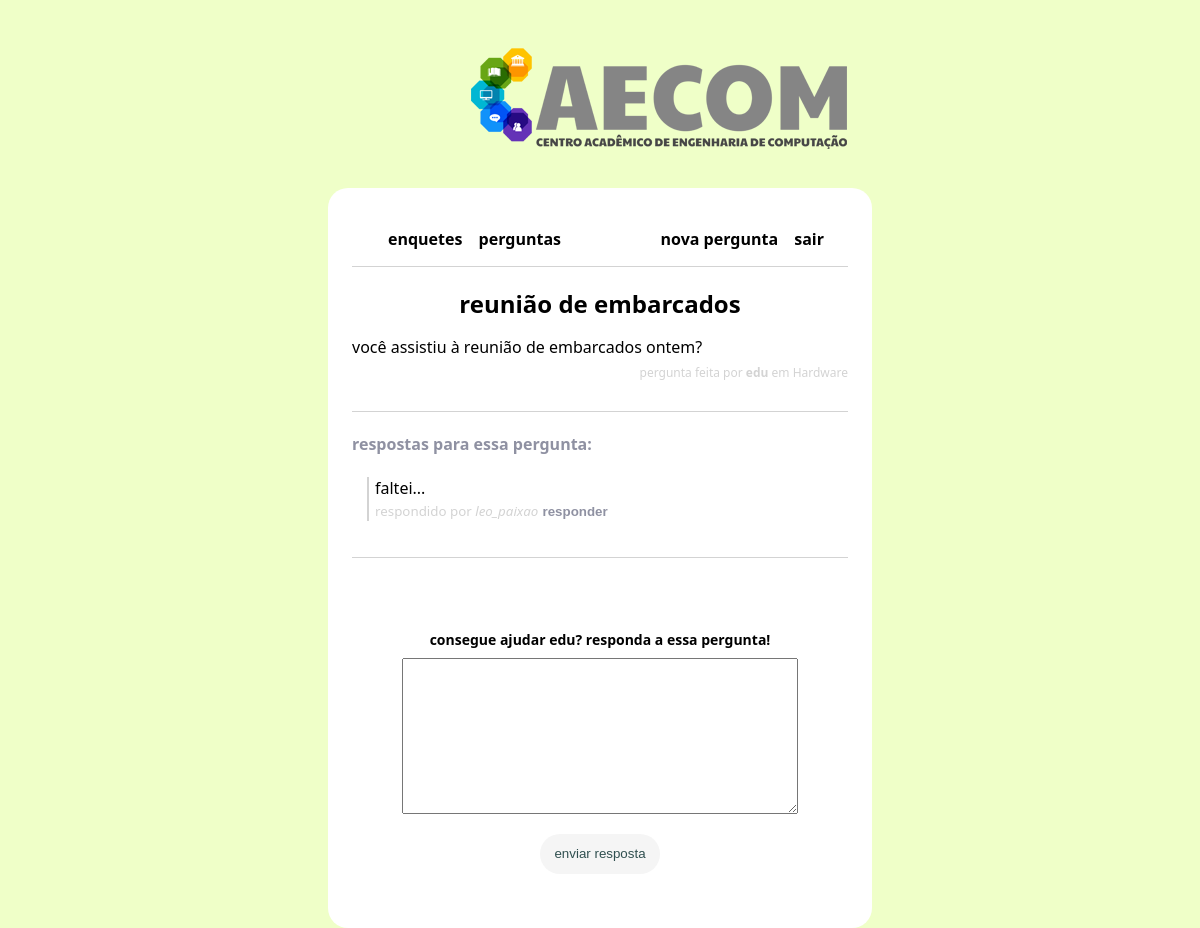
/questao/12 (signed in), run on the app's committed database.
### main/models.py (models this page shows, shortened)
class Questao(models.Model):
    area_choices = [
        ["Matemática", "Matemática"],
        ["Hardware", "Hardware"],
        ["Software", "Software"],
        ["Inteligência Artificial", "Inteligência Artificial"],
        ["Lógica", "Lógica"],
        ["Programação", "Programação"],
        ["Física", "Física"],
        ["Química", "Química"],
        ["Ciclo Básico", "Ciclo Básico"]
    ]
    author = models.ForeignKey(User, null=False, on_delete=models.CASCADE)
    title = models.CharField(max_length=200, null=False)
    body = models.TextField(null=False)
    area = models.CharField(max_length=200, choices=area_choices, null=False, default='Ciclo Básico')
    created_at = models.DateTimeField(auto_now_add=True)
    updated_at = models.DateTimeField(auto_now=True)
    def get_responses(self):
        return self.responses.filter(parent=None)

class Resposta(models.Model):
    user = models.ForeignKey(User, null=False, on_delete=models.CASCADE)
    question = models.ForeignKey(Questao, null=False, on_delete=models.CASCADE, related_name='responses')
    parent = models.ForeignKey('self', null=True, blank=True, on_delete=models.CASCADE)
    body = models.TextField(null=False)
    created_at = models.DateTimeField(auto_now_add=True)
    updated_at = models.DateTimeField(auto_now=True)
    def get_responses(self):
        return Resposta.objects.filter(parent=self)

### main/views.py (the view, shortened to what this page needs)
# urls.py: path('questao/<int:id>', views.questionPage, name='question'),
@login_required(login_url='login')
def questionPage(request, id):
    response_form = NewResponseForm()
    reply_form = NewReplyForm()
    question = Questao.objects.get(id=id)
    context = {
        'question': question,
        'response_form': response_form,
        'reply_form':  reply_form,
    }
    return render(request, 'question.html', context)

### main/forms.py
class NewResponseForm(forms.ModelForm):
    class Meta:
        model = Resposta
        fields = ['body']

class NewReplyForm(forms.ModelForm):
    class Meta:
        model = Resposta
        fields = ['body']
        widgets = {
            'body': forms.Textarea(attrs={
                'rows': 2,
                'placeholder': 'no que você está pensando?'
            })
        }

### main/templates/question.html (shortened to what this page needs)
{% extends 'layouts/page.html' %}
{% block content %}
<div class="page question-page">
<h2 class="question-title">{{question.title}}</h2>
<p class="question-body">{{question.body}}</p>
<small class="question-author">pergunta feita por <b>{{question.author.username}}</b> em {{question.area}}</small>
<div class="responses-container">
    <h4 class="responses-container-heading">respostas para essa pergunta:</h4>
    {% if not question.responses.all %}
        <p class="no-responses-text">ainda não há respostas para essa pergunta</p>
    {% else %}
        {% for response in question.get_responses %}
            {% include 'components/response.html' with response=response%}
        {% endfor %}
    {% endif %}
</div>
{% if user.is_authenticated %}
<form method="POST" action="" class="response-form">
    <div class="fieldWrapper">
        <div class="help-me-response"><label for="{{response_form.body.id_for_label}}">consegue ajudar {{question.author.username}}? responda a essa pergunta!</label></div>
        {{response_form.body}}
    </div>
    <input type="submit" value="enviar resposta" class="submit-button"/>
</form>
{% endif %}
</div>
{% endblock %}

### main/templates/components/response.html (shortened to what this page needs)
<blockquote id="{{response.id}}">
    <p class="response-body">{{response.body}}</p>
    <small class="response-author">respondido por <i>{{response.user.username}}</i></small>
    {% if user.is_authenticated %}
        <button class="reply-button" onclick="handleReplyButton('{{response.id}}')"><b>responder</b></button>
    {% endif %}
</blockquote>

### main/static/css/styles.css (style rules this page uses)
html, .name { position:relative; display: block; width: 50%; margin: 0 auto; height:100px; padding: 20px; flex: auto; }
body { font-family: 'Segoe UI'; background-color: #EFFFC8; }
*, *::after, *::before { box-sizing: border-box; }
blockquote { border-left: 2px solid lightgray; padding-left: 6px; margin-left: 15px }
.page { display: flex; flex-direction: column; }
.fieldWrapper { display: flex; flex-direction: column; margin: 20px; }
.fieldWrapper label { font-size: 14px; font-weight: 600; text-transform: lowercase; margin-bottom: 10px; }
.submit-button { display:block; width: 120px; height: 40px; border: none; border-radius: 20px; background-color: whitesmoke; color: darkslategray; margin: 0 auto; cursor: pointer; transition: all 1s; }
.question-title { font-weight: 900; margin: 20px auto 0 auto; }
.question-body { margin-bottom: 6px; text-align: justify; }
.question-author { font-size: 12px; color: lightgray; text-align: right; }
.responses-container { border-top: 1px solid lightgray; margin-top: 30px; }
.responses-container-heading { color: #8F91A2; }
.help-me-response { margin: 20px auto 0 auto; margin-bottom: 8px; }
.response-form { margin-top: 20px; border-top: 1px solid lightgray; padding: 30px; }
.response-body { margin: 0; }
.response-author { color:lightgray; }
.reply-button { background-color: transparent; border: none; padding: 0; text-transform: lowercase; color: #8F91A2; cursor: pointer; }

### data on the page
Questao: title "reunião de embarcados", body "você assistiu à reunião de embarcados ontem?", author.username "edu", area "Hardware"
Resposta: body "faltei...", user.username "leo_paixao"
